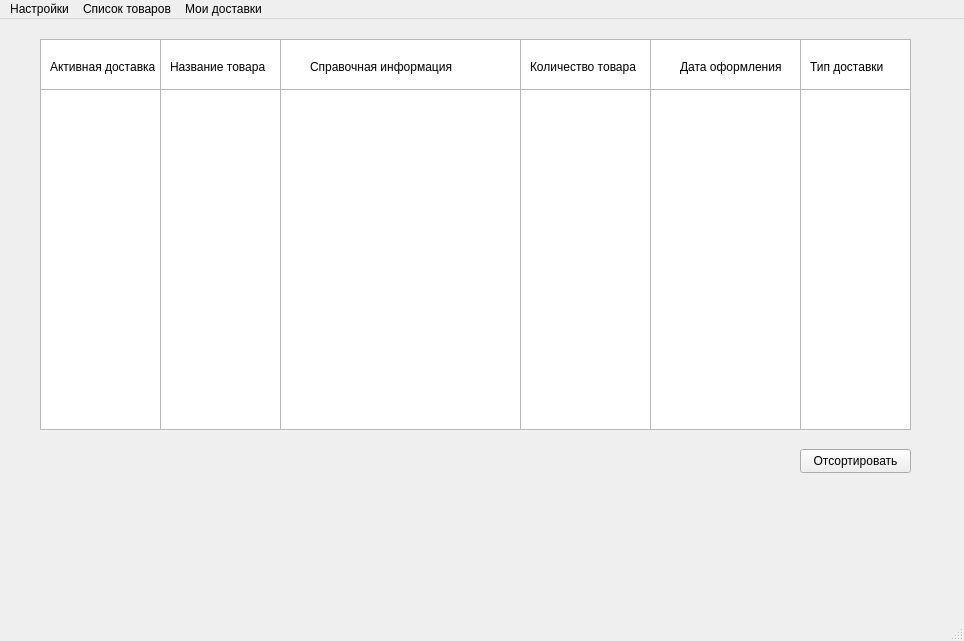
<?xml version="1.0" encoding="UTF-8"?>
<ui version="4.0">
 <class>MainWindow</class>
 <widget class="QMainWindow" name="MainWindow">
  <property name="geometry">
   <rect>
    <x>0</x>
    <y>0</y>
    <width>964</width>
    <height>641</height>
   </rect>
  </property>
  <property name="windowTitle">
   <string>MainWindow</string>
  </property>
  <widget class="QWidget" name="centralwidget">
   <widget class="QTableView" name="tableView">
    <property name="geometry">
     <rect>
      <x>40</x>
      <y>20</y>
      <width>871</width>
      <height>391</height>
     </rect>
    </property>
   </widget>
   <widget class="QColumnView" name="columnView">
    <property name="geometry">
     <rect>
      <x>40</x>
      <y>20</y>
      <width>121</width>
      <height>391</height>
     </rect>
    </property>
   </widget>
   <widget class="QColumnView" name="columnView_2">
    <property name="geometry">
     <rect>
      <x>160</x>
      <y>20</y>
      <width>121</width>
      <height>391</height>
     </rect>
    </property>
   </widget>
   <widget class="QColumnView" name="columnView_3">
    <property name="geometry">
     <rect>
      <x>280</x>
      <y>20</y>
      <width>241</width>
      <height>391</height>
     </rect>
    </property>
   </widget>
   <widget class="QColumnView" name="columnView_4">
    <property name="geometry">
     <rect>
      <x>520</x>
      <y>20</y>
      <width>131</width>
      <height>391</height>
     </rect>
    </property>
   </widget>
   <widget class="QColumnView" name="columnView_5">
    <property name="geometry">
     <rect>
      <x>40</x>
      <y>20</y>
      <width>121</width>
      <height>51</height>
     </rect>
    </property>
   </widget>
   <widget class="QColumnView" name="columnView_6">
    <property name="geometry">
     <rect>
      <x>160</x>
      <y>20</y>
      <width>121</width>
      <height>51</height>
     </rect>
    </property>
   </widget>
   <widget class="QColumnView" name="columnView_7">
    <property name="geometry">
     <rect>
      <x>280</x>
      <y>20</y>
      <width>241</width>
      <height>51</height>
     </rect>
    </property>
   </widget>
   <widget class="QColumnView" name="columnView_8">
    <property name="geometry">
     <rect>
      <x>520</x>
      <y>20</y>
      <width>131</width>
      <height>51</height>
     </rect>
    </property>
   </widget>
   <widget class="QLabel" name="label_9">
    <property name="geometry">
     <rect>
      <x>170</x>
      <y>40</y>
      <width>101</width>
      <height>16</height>
     </rect>
    </property>
    <property name="text">
     <string>Название товара</string>
    </property>
   </widget>
   <widget class="QLabel" name="label_8">
    <property name="geometry">
     <rect>
      <x>50</x>
      <y>40</y>
      <width>111</width>
      <height>16</height>
     </rect>
    </property>
    <property name="text">
     <string>Активная доставка</string>
    </property>
   </widget>
   <widget class="QLabel" name="label_6">
    <property name="geometry">
     <rect>
      <x>310</x>
      <y>40</y>
      <width>161</width>
      <height>16</height>
     </rect>
    </property>
    <property name="text">
     <string>Справочная информация</string>
    </property>
   </widget>
   <widget class="QLabel" name="label_7">
    <property name="geometry">
     <rect>
      <x>530</x>
      <y>40</y>
      <width>111</width>
      <height>16</height>
     </rect>
    </property>
    <property name="text">
     <string>Количество товара</string>
    </property>
   </widget>
   <widget class="QColumnView" name="columnView_9">
    <property name="geometry">
     <rect>
      <x>650</x>
      <y>20</y>
      <width>151</width>
      <height>391</height>
     </rect>
    </property>
   </widget>
   <widget class="QColumnView" name="columnView_10">
    <property name="geometry">
     <rect>
      <x>650</x>
      <y>20</y>
      <width>151</width>
      <height>51</height>
     </rect>
    </property>
   </widget>
   <widget class="QLabel" name="label_10">
    <property name="geometry">
     <rect>
      <x>680</x>
      <y>40</y>
      <width>111</width>
      <height>16</height>
     </rect>
    </property>
    <property name="text">
     <string>Дата оформления</string>
    </property>
   </widget>
   <widget class="QColumnView" name="columnView_11">
    <property name="geometry">
     <rect>
      <x>800</x>
      <y>20</y>
      <width>111</width>
      <height>391</height>
     </rect>
    </property>
   </widget>
   <widget class="QColumnView" name="columnView_12">
    <property name="geometry">
     <rect>
      <x>800</x>
      <y>20</y>
      <width>111</width>
      <height>51</height>
     </rect>
    </property>
   </widget>
   <widget class="QLabel" name="label_11">
    <property name="geometry">
     <rect>
      <x>810</x>
      <y>40</y>
      <width>111</width>
      <height>16</height>
     </rect>
    </property>
    <property name="text">
     <string>Тип доставки</string>
    </property>
   </widget>
   <widget class="QPushButton" name="pushButton">
    <property name="geometry">
     <rect>
      <x>800</x>
      <y>430</y>
      <width>111</width>
      <height>24</height>
     </rect>
    </property>
    <property name="text">
     <string>Отсортировать</string>
    </property>
   </widget>
  </widget>
  <widget class="QMenuBar" name="menubar">
   <property name="geometry">
    <rect>
     <x>0</x>
     <y>0</y>
     <width>964</width>
     <height>21</height>
    </rect>
   </property>
   <widget class="QMenu" name="menu">
    <property name="title">
     <string>Настройки</string>
    </property>
   </widget>
   <widget class="QMenu" name="menu_2">
    <property name="title">
     <string>Список товаров</string>
    </property>
   </widget>
   <widget class="QMenu" name="menu_3">
    <property name="title">
     <string>Мои доставки</string>
    </property>
   </widget>
   <addaction name="menu"/>
   <addaction name="menu_2"/>
   <addaction name="menu_3"/>
  </widget>
  <widget class="QStatusBar" name="statusbar"/>
 </widget>
 <resources/>
 <connections/>
</ui>
